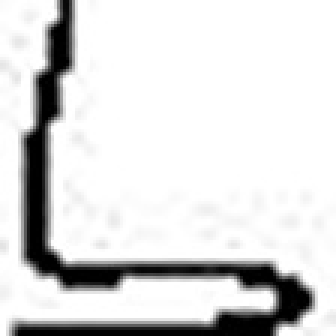
#> input picture src/test/resized_118.jpg, 112 x 112 px (shown 3 times larger)
$ python image.py
#> lines starting #> are read from the running program, lines starting #| are printed output that depends on the picture
import cv2

img = cv2.imread("resized_118.jpg")
#> img is the input picture: shape (112, 112, 3); min 0, max 255, mean 218.6
gray = cv2.cvtColor(img, cv2.COLOR_BGR2GRAY)
resized = cv2.resize(gray, (0,0), fx=4, fy=4, interpolation=cv2.INTER_CUBIC)
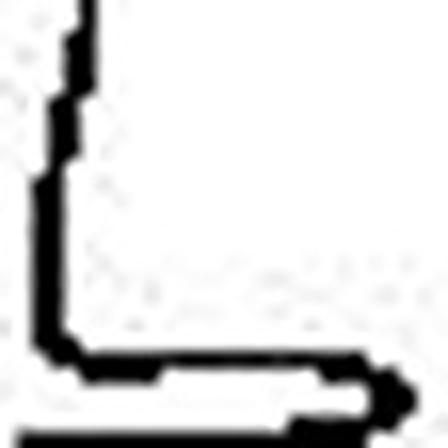
#> resized: shape (448, 448); min 0, max 255, mean 218.6
cv2.imwrite("resized1_118.jpg", resized)
